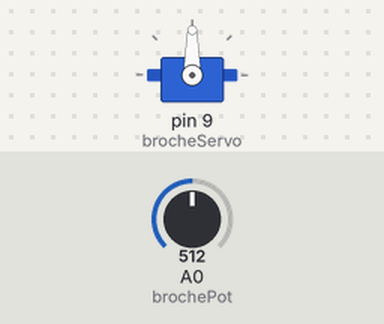
Bench run of a sketch on a simulated Arduino Uno, built with avr-gcc and run on an emulated ATmega328P. Parts: servo. Inputs (shaded band) come from the test bench; at power-on: A0 (brochePot) = 512.

Above: at 1.2 s.
1.3 s: A0 (brochePot) set to 716
At 1.8 s:
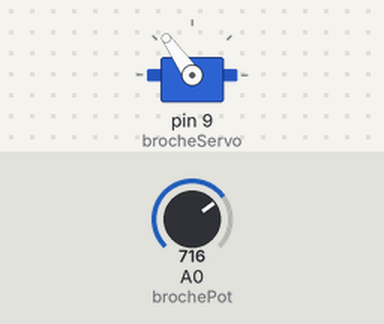
2.8 s: A0 (brochePot) set to 900
At 4.0 s:
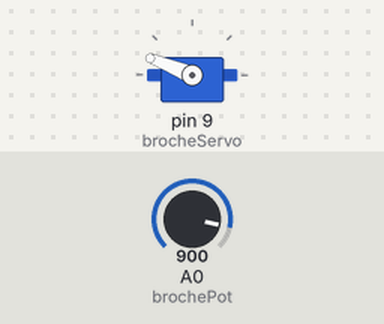
4.3 s: A0 (brochePot) set to 1023
At 5.2 s:
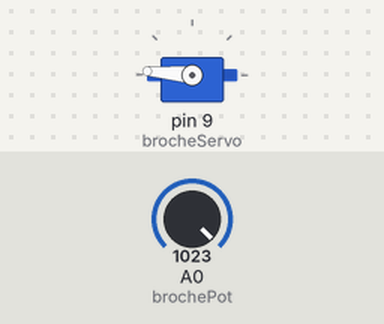
5.8 s: A0 (brochePot) set to 306
At 6.4 s:
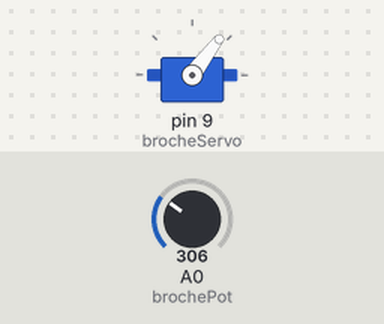
7.3 s: A0 (brochePot) set to 122
At 8.7 s:
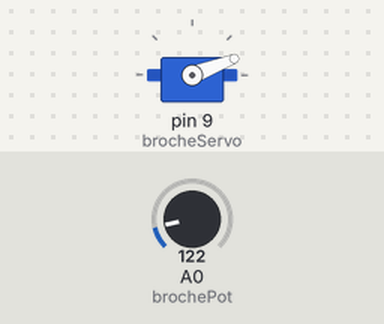
Timing chart, 0 to 9.8 s (numbered marks = the images above; inputs shaded):
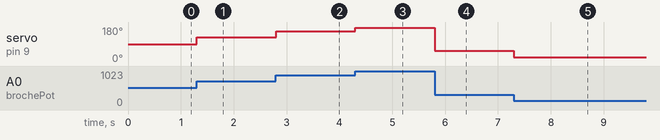

Measured:
- after the input at 1.3 s, servo on pin 9 (brocheServo): 90° → 125° at once
- after the input at 2.8 s, servo on pin 9 (brocheServo): 125° → 158° at once
- after the input at 4.3 s, servo on pin 9 (brocheServo): 158° → 175° at once
- after the input at 5.8 s, servo on pin 9 (brocheServo): 175° → 53° at once
- after the input at 7.3 s, servo on pin 9 (brocheServo): 53° → 21° at once

The sketch:

Etape2.ino
```cpp
// Étape 2

#include <Servo.h>

Servo mservo;
const int brocheServo = 9;
const int brochePot = A0;
int posMoteur = 0;
int pos;

void setup()
{
  mservo.attach( brocheServo);
  pinMode( brochePot, INPUT );
}

void loop()
{
  pos = analogRead( brochePot );        // Lecture de la position à A0.
  pos = map( pos, 0, 1023, 0, 180 );    // Translation de la position de 0 à 180o.
  posMoteur = constrain( pos, 3, 175 ); // Moteur varie entre 3 et 175o.
  mservo.write( posMoteur );            // Positionne le moteur (broche 9).
}
```
